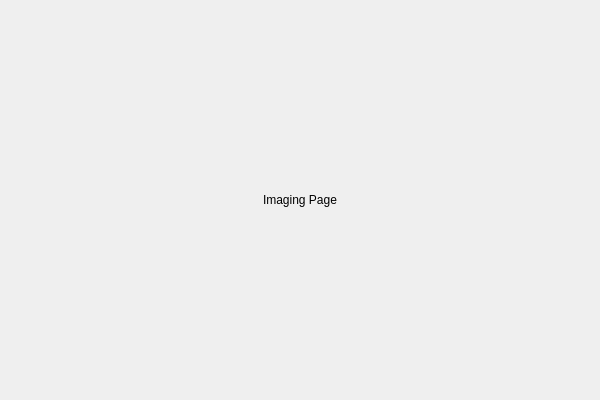
<?xml version="1.0" encoding="UTF-8"?>
<ui version="4.0">
 <class>ImagingPage</class>
 <widget class="QWidget" name="ImagingPage">
  <property name="geometry">
   <rect>
    <x>0</x>
    <y>0</y>
    <width>600</width>
    <height>400</height>
   </rect>
  </property>
  <layout class="QVBoxLayout" name="verticalLayout">
   <item>
    <widget class="QLabel" name="label">
     <property name="text">
      <string>Imaging Page</string>
     </property>
     <property name="alignment">
      <set>Qt::AlignCenter</set>
     </property>
    </widget>
   </item>
  </layout>
 </widget>
 <resources/>
 <connections/>
</ui>
